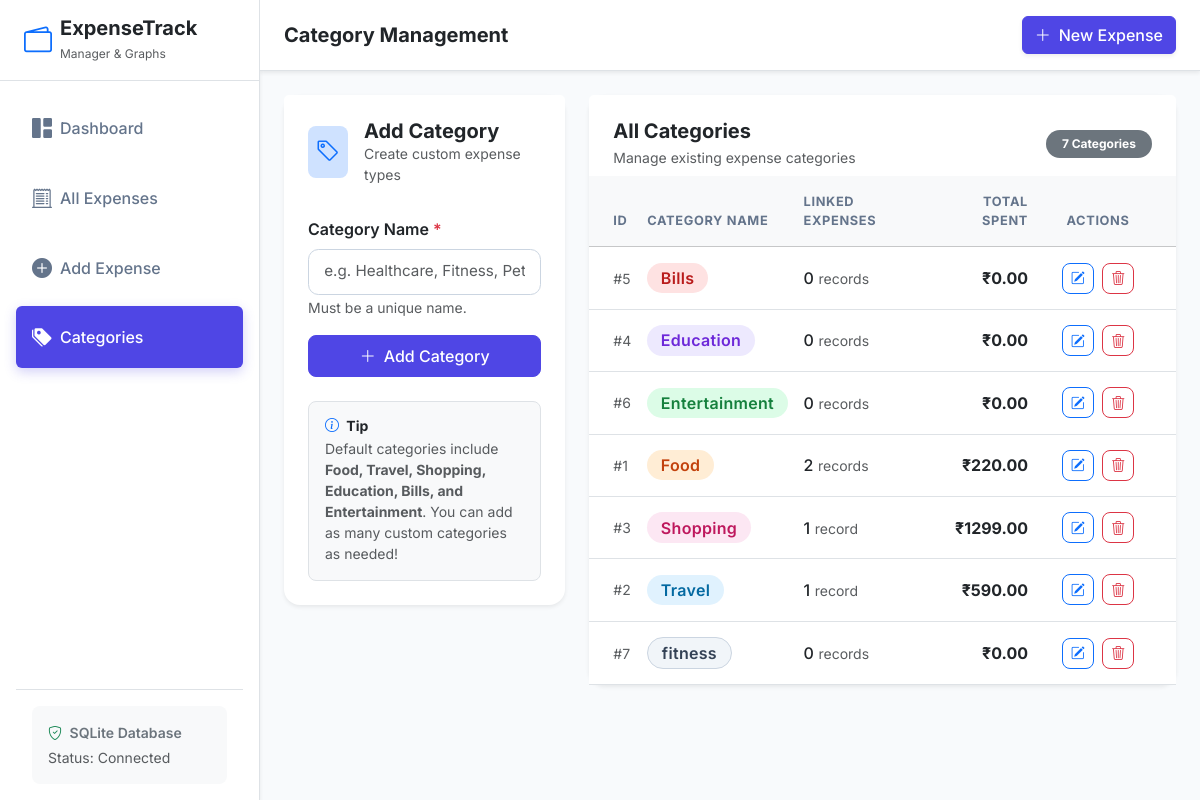
The page /categories on the database its author committed.
### tables this page shows
CREATE TABLE categories (
            category_id INTEGER PRIMARY KEY AUTOINCREMENT,
            category_name TEXT NOT NULL UNIQUE
        );

### app.py (the view)
@app.route("/categories", methods=["GET"])
def manage_categories():
    conn = get_db_connection()
    cursor = conn.cursor()
    cursor.execute("""
        SELECT c.category_id, c.category_name,
               COUNT(e.expense_id) as expense_count,
               COALESCE(SUM(e.amount), 0) as total_spent
        FROM categories c
        LEFT JOIN expenses e ON c.category_id = e.category_id
        GROUP BY c.category_id
        ORDER BY c.category_name ASC
    """)
    categories = cursor.fetchall()
    conn.close()
    return render_template("categories.html", categories=categories)

### app.py (called while the page is built)
def get_db_connection():
    conn = sqlite3.connect(DATABASE)
    conn.row_factory = sqlite3.Row
    conn.execute("PRAGMA foreign_keys = ON")
    return conn

### templates/categories.html (shortened to what this page needs)
{% extends 'base.html' %}
{% block header_title %}Category Management{% endblock %}
{% block content %}
<div class="row g-4">
    <div class="col-12 col-lg-4">
        <div class="card border-0 shadow-sm rounded-4">
            <div class="card-header bg-white border-0 pt-4 px-4 pb-2">
                <div class="d-flex align-items-center">
                    <div class="bg-primary-subtle text-primary rounded-3 p-2 me-3">
                        <i class="bi bi-tag fs-4"></i>
                    </div>
                    <div>
                        <h5 class="fw-bold mb-0 text-dark">Add Category</h5>
                        <p class="text-muted small mb-0">Create custom expense types</p>
                    </div>
                </div>
            </div>
            <div class="card-body p-4">
                <form action="{{ url_for('add_category') }}" method="POST">
                    <div class="mb-3">
                        <label for="category_name" class="form-label fw-semibold">Category Name <span class="text-danger">*</span></label>
                        <input type="text" class="form-control" id="category_name" name="category_name"
                               placeholder="e.g. Healthcare, Fitness, Pet Care" required>
                        <small class="text-muted">Must be a unique name.</small>
                    </div>
                    <button type="submit" class="btn btn-primary w-100 rounded-3 py-2 d-flex align-items-center justify-content-center gap-2">
                        <i class="bi bi-plus-lg"></i>
                        Add Category
                    </button>
                </form>
                <div class="mt-4 p-3 bg-light rounded-3 border">
                    <h6 class="fw-bold text-dark mb-1 small"><i class="bi bi-info-circle me-1 text-primary"></i> Tip</h6>
                    <p class="text-muted small mb-0">
                        Default categories include <strong>Food, Travel, Shopping, Education, Bills, and Entertainment</strong>. You can add as many custom categories as needed!
                    </p>
                </div>
            </div>
        </div>
    </div>
    <div class="col-12 col-lg-8">
        <div class="card border-0 shadow-sm rounded-4">
            <div class="card-header bg-white border-0 pt-4 px-4 pb-2 d-flex justify-content-between align-items-center">
                <div>
                    <h5 class="fw-bold mb-1 text-dark">All Categories</h5>
                    <p class="text-muted small mb-0">Manage existing expense categories</p>
                </div>
                <span class="badge bg-secondary rounded-pill px-3 py-2">{{ categories|length }} Categories</span>
            </div>
            <div class="card-body p-0">
                <div class="table-responsive">
                    <table class="table table-hover align-middle mb-0">
                        <thead class="table-light">
                            <tr>
                                <th class="ps-4">ID</th>
                                <th>Category Name</th>
                                <th>Linked Expenses</th>
                                <th class="text-end">Total Spent</th>
                                <th class="text-center pe-4" style="width: 140px;">Actions</th>
                            </tr>
                        </thead>
                        <tbody>
                            {% for cat in categories %}
                            <tr>
                                <td class="ps-4 text-muted small">#{{ cat.category_id }}</td>
                                <td>
                                    <span class="badge category-badge category-{{ cat.category_name|lower|replace(' ', '-') }} fs-6">
                                        {{ cat.category_name }}
                                    </span>
                                </td>
                                <td>
                                    <span class="text-dark fw-medium">{{ cat.expense_count }}</span>
                                    <span class="text-muted small">record{% if cat.expense_count != 1 %}s{% endif %}</span>
                                </td>
                                <td class="text-end fw-bold text-dark">
                                    ₹{{ "%.2f"|format(cat.total_spent) }}
                                </td>
                                <td class="text-center pe-4 text-nowrap">
                                    <button type="button"
                                            class="btn btn-sm btn-outline-primary rounded-3 me-1"
                                            title="Rename Category"
                                            data-bs-toggle="modal"
                                            data-bs-target="#editCatModal{{ cat.category_id }}">
                                        <i class="bi bi-pencil-square"></i>
                                    </button>
                                    <button type="button"
                                            class="btn btn-sm btn-outline-danger rounded-3"
                                            title="Delete Category"
                                            data-bs-toggle="modal"
                                            data-bs-target="#deleteCatModal{{ cat.category_id }}">
                                        <i class="bi bi-trash3"></i>
                                    </button>
                                </td>
                            </tr>
                            {% endfor %}
                        </tbody>
                    </table>
                </div>
            </div>
        </div>
    </div>
</div>
{% endblock %}

### static/css/style.css (style rules this page uses)
:root { --primary-color: #4f46e5; --primary-hover: #4338ca; --sidebar-width: 260px; --bg-light: #f8fafc; --card-border-radius: 1rem; --transition-speed: 0.25s; --text-main: #1e293b; --text-muted: #64748b; }
body { font-family: 'Inter', -apple-system, BlinkMacSystemFont, "Segoe UI", Roboto, sans-serif; background-color: var(--bg-light); color: var(--text-main); overflow-x: hidden; }
.card { transition: transform var(--transition-speed) ease, box-shadow var(--transition-speed) ease; }
.category-badge { padding: 0.45rem 0.85rem; font-size: 0.82rem; font-weight: 600; border-radius: 2rem; letter-spacing: 0.3px; display: inline-block; }
.category-food { background-color: #ffedd5; color: #c2410c; }
.category-travel { background-color: #e0f2fe; color: #0369a1; }
.category-shopping { background-color: #fce7f3; color: #be185d; }
.category-education { background-color: #ede9fe; color: #6d28d9; }
.category-bills { background-color: #fee2e2; color: #b91c1c; }
.category-entertainment { background-color: #dcfce7; color: #15803d; }
.category-badge:not(.category-food):not(.category-travel):not(.category-shopping):not(.category-education):not(.category-bills):not(.category-entertainment) { background-color: #f1f5f9; color: #334155; border: 1px solid #cbd5e1; }
.table th { font-size: 0.8rem; text-transform: uppercase; letter-spacing: 0.05em; color: #64748b; padding-top: 1rem; padding-bottom: 1rem; border-top: none; }
.table td { padding-top: 0.95rem; padding-bottom: 0.95rem; }
.form-control, .form-select { padding: 0.65rem 0.95rem; border-radius: 0.65rem; border: 1px solid #cbd5e1; font-size: 0.95rem; transition: border-color var(--transition-speed) ease, box-shadow var(--transition-speed) ease; }
.btn { font-weight: 500; transition: all var(--transition-speed) ease; }
.btn-primary { background-color: var(--primary-color); border-color: var(--primary-color); }

### rows shown on the page
categories: category_id "5", category_name "Bills", expense_count "0", total_spent "0.00"
categories: category_id "4", category_name "Education", expense_count "0", total_spent "0.00"
categories: category_id "6", category_name "Entertainment", expense_count "0", total_spent "0.00"
categories: category_id "1", category_name "Food", expense_count "2", total_spent "220.00"
categories: category_id "3", category_name "Shopping", expense_count "1", total_spent "1299.00"
categories: category_id "2", category_name "Travel", expense_count "1", total_spent "590.00"
categories: category_id "7", category_name "fitness", expense_count "0", total_spent "0.00"

### other values the page prints
{{ categories|length }} "7"
